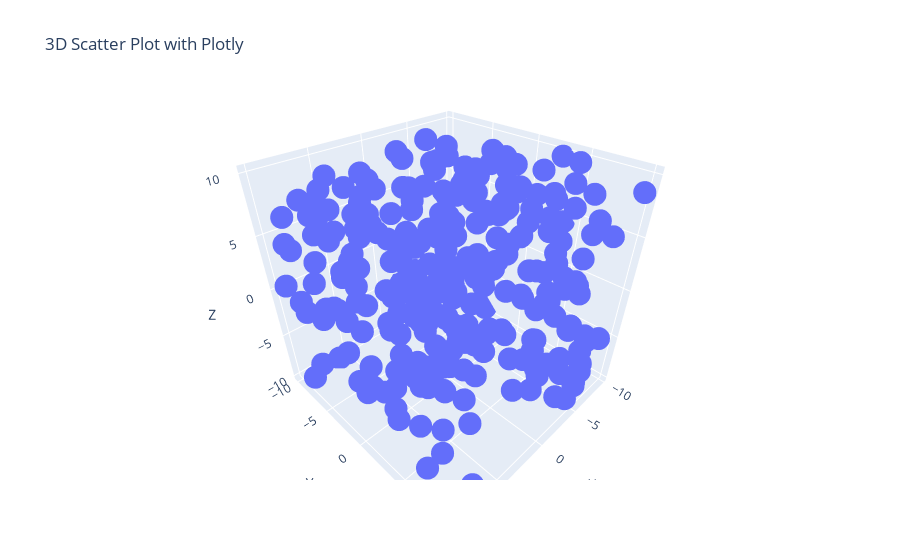

This figure's notebook cell:
### Markdown cell above
1. Using the given dataset, to generate a 3D scatter plot to visualize the distribution of data points in a threedimensional space

### Code cell
import plotly.express as px
import numpy as np
import pandas as pd

# Set seed for reproducibility
np.random.seed(30)

#
data = {
    'X': np.random.uniform(-10, 10, 300),
    'Y': np.random.uniform(-10, 10, 300),
    'Z': np.random.uniform(-10, 10, 300)
}

df = pd.DataFrame(data)


fig = px.scatter_3d(df, x='X', y='Y', z='Z', title='3D Scatter Plot with Plotly')

# Show the plo
fig.show()

### Figure 1 — Plotly figure (JSON) as saved in the notebook; plotly's stock layout.template omitted (floating-point values rounded to 4 significant figures; data arrays with more than 128 entries replaced by an {"elided": "..."} marker saying what was removed)
{"data": [{"hovertemplate": "X=%{x}<br>Y=%{y}<br>Z=%{z}<extra></extra>", "legendgroup": "", "marker": {"color": "#636efa", "symbol": "circle"}, "mode": "markers", "name": "", "scene": "scene", "showlegend": false, "type": "scatter3d", "x": {"elided": "300 float values"}, "y": {"elided": "300 float values"}, "z": {"elided": "300 float values"}}], "layout": {"autosize": true, "legend": {"tracegroupgap": 0}, "scene": {"aspectmode": "auto", "aspectratio": {"x": 0.9933, "y": 1.007, "z": 0.9996}, "camera": {"center": {"x": 0, "y": 0, "z": 0}, "eye": {"x": 1.04, "y": 1.04, "z": 1.04}, "projection": {"type": "perspective"}, "up": {"x": 0, "y": 0, "z": 1}}, "domain": {"x": [0, 1], "y": [0, 1]}, "xaxis": {"title": {"text": "X"}, "type": "linear"}, "yaxis": {"title": {"text": "Y"}, "type": "linear"}, "zaxis": {"title": {"text": "Z"}, "type": "linear"}}, "title": {"text": "3D Scatter Plot with Plotly"}}}
